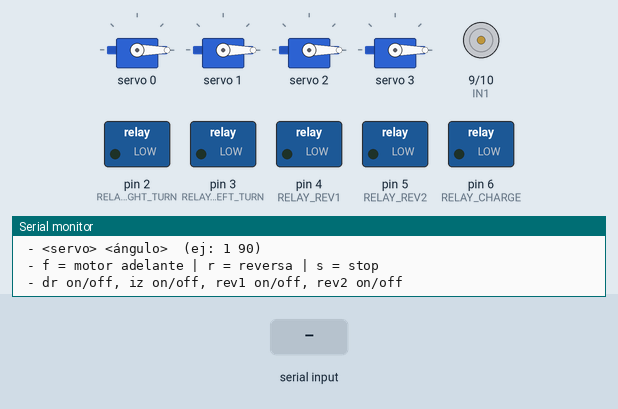
The sketch below on a simulated Arduino Uno, built with avr-gcc and run on an emulated ATmega328P. Shown: 4 × servo, motor-driver pin pairs drawn as motors (green arrow = first pin HIGH = forward, orange = second pin HIGH = backward, longer = more drive), switched loads named in the sketch (green lamp = pin HIGH), the last lines printed to the serial monitor. The inputs (shaded band) are chosen by the test bench.

Above: at 1.2 s.
1.3 s: "f 150\n" received over Serial
At 2.5 s:
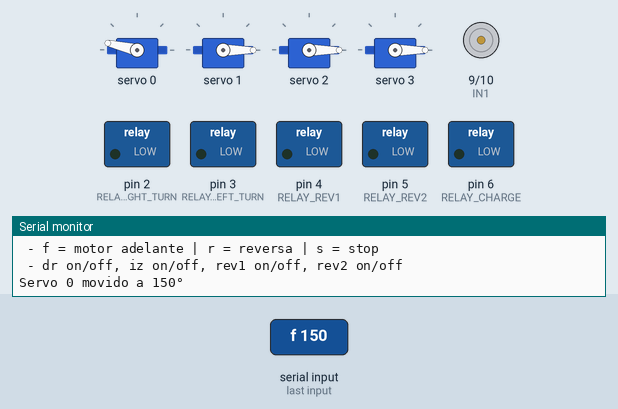
2.8 s: "f\n" received over Serial
At 3.6 s:
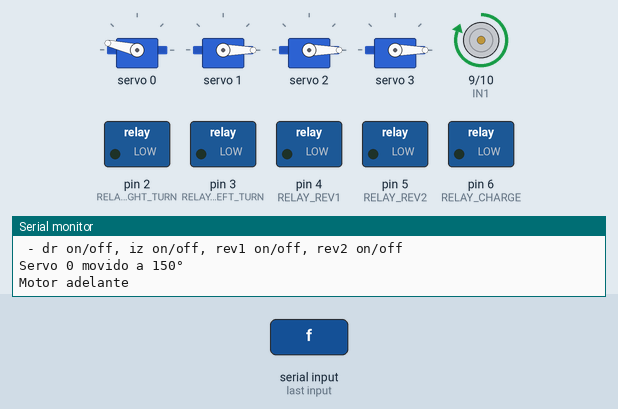
4.3 s: "r\n" received over Serial
At 4.8 s:
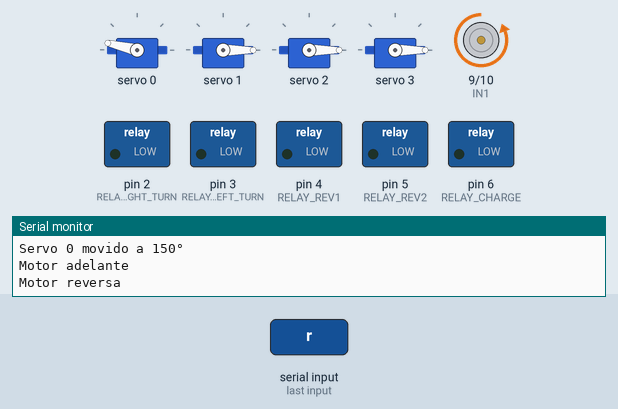
5.8 s: "dr on\n" received over Serial
At 7.0 s:
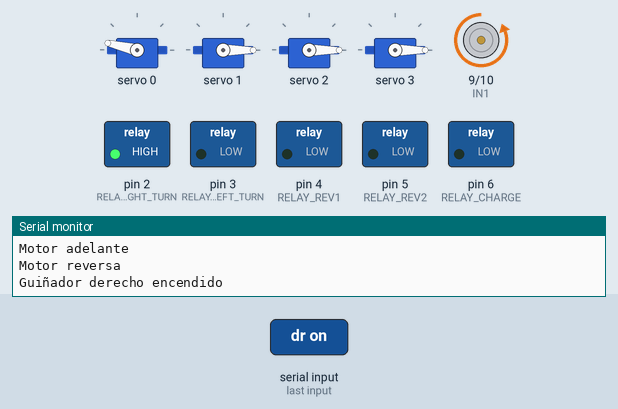
7.3 s: "s\n" received over Serial
At 8.2 s:
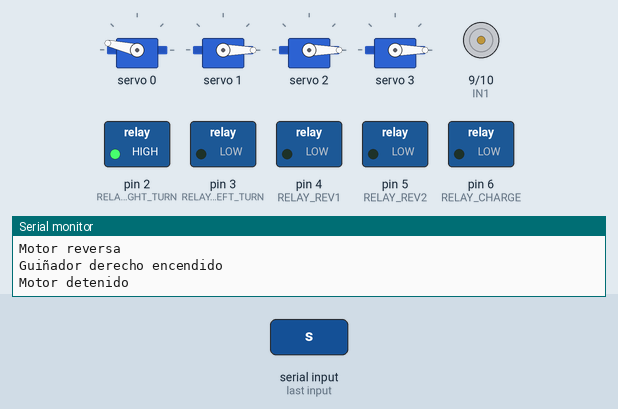
8.8 s: "iz on\n" received over Serial
At 9.4 s:
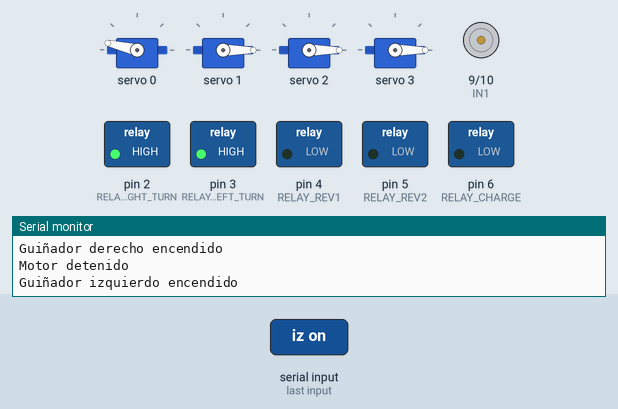
Timing chart, 0 to 11.3 s (numbered marks = the images above; inputs shaded):
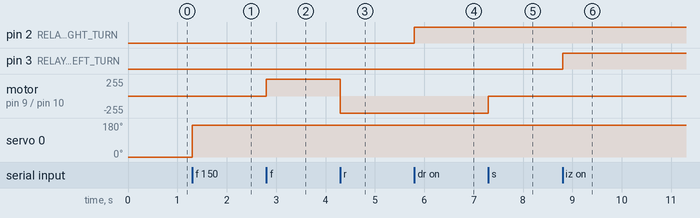

The sketch:

Jpac2_puertas_luces_carga_y_servomotores.ino
```cpp
#include <Wire.h>
#include <Adafruit_PWMServoDriver.h>

Adafruit_PWMServoDriver servos = Adafruit_PWMServoDriver(0x40);

// Pines del L298N
const int IN1 = 9;
const int IN2 = 10;

// Pines para relevadores
const int RELAY_RIGHT_TURN = 2;
const int RELAY_LEFT_TURN  = 3;
const int RELAY_REV1       = 4;
const int RELAY_REV2       = 5;
const int RELAY_CHARGE = 6;
// Pulsos para 0° a 180°
unsigned int pos0 = 102;
unsigned int pos180 = 537;

void setServoAngle(uint8_t servoNum, float angle) {
  if (angle < 0) angle = 0;
  if (angle > 180) angle = 180;
  int pulse = map(angle, 0, 180, pos0, pos180);
  servos.setPWM(servoNum, 0, pulse);
}

void setup() {
  Serial.begin(115200);
  Wire.begin();
  servos.begin();
  servos.setPWMFreq(50);

  for (int i = 0; i < 4; i++) {
    setServoAngle(i, 0);
  }

  pinMode(IN1, OUTPUT);
  pinMode(IN2, OUTPUT);
  digitalWrite(IN1, LOW);
  digitalWrite(IN2, LOW);

  pinMode(RELAY_RIGHT_TURN, OUTPUT);
  pinMode(RELAY_LEFT_TURN, OUTPUT);
  pinMode(RELAY_REV1, OUTPUT);
  pinMode(RELAY_REV2, OUTPUT);
  pinMode(RELAY_CHARGE, OUTPUT);

  digitalWrite(RELAY_CHARGE, LOW);
  digitalWrite(RELAY_RIGHT_TURN, LOW);
  digitalWrite(RELAY_LEFT_TURN, LOW);
  digitalWrite(RELAY_REV1, LOW);
  digitalWrite(RELAY_REV2, LOW);

  Serial.println("Sistema listo.");
  Serial.println("Comandos:");
  Serial.println(" - <servo> <ángulo>  (ej: 1 90)");
  Serial.println(" - f = motor adelante | r = reversa | s = stop");
  Serial.println(" - dr on/off, iz on/off, rev1 on/off, rev2 on/off");
}

void loop() {
  if (Serial.available()) {
    String input = Serial.readStringUntil('\n');
    input.trim();

    // Comandos de motor DC
    if (input == "f") {
      digitalWrite(IN1, HIGH);
      digitalWrite(IN2, LOW);
      Serial.println("Motor adelante");
    } else if (input == "r") {
      digitalWrite(IN1, LOW);
      digitalWrite(IN2, HIGH);
      Serial.println("Motor reversa");
    } else if (input == "s") {
      digitalWrite(IN1, LOW);
      digitalWrite(IN2, LOW);
      Serial.println("Motor detenido");
    }
    // Comandos de relés
    else if (input == "dr on") {
      digitalWrite(RELAY_RIGHT_TURN, HIGH);
      Serial.println("Guiñador derecho encendido");
    } else if (input == "dr off") {
      digitalWrite(RELAY_RIGHT_TURN, LOW);
      Serial.println("Guiñador derecho apagado");
    } else if (input == "iz on") {
      digitalWrite(RELAY_LEFT_TURN, HIGH);
      Serial.println("Guiñador izquierdo encendido");
    } else if (input == "iz off") {
      digitalWrite(RELAY_LEFT_TURN, LOW);
      Serial.println("Guiñador izquierdo apagado");
    } else if (input == "rev1 on") {
      digitalWrite(RELAY_REV1, HIGH);
      Serial.println("Reversa motor 1 activada");
    } else if (input == "rev1 off") {
      digitalWrite(RELAY_REV1, LOW);
      Serial.println("Reversa motor 1 desactivada");
    } else if (input == "rev2 on") {
      digitalWrite(RELAY_REV2, HIGH);
      Serial.println("Reversa motor 2 activada");
    } else if (input == "rev2 off") {
      digitalWrite(RELAY_REV2, LOW);
      Serial.println("Reversa motor 2 desactivada");
    } else if (input == "charge on") {
      digitalWrite(RELAY_CHARGE, HIGH);
      Serial.println("Carga autónoma activada");
    } else if (input == "charge off") {
      digitalWrite(RELAY_CHARGE, LOW);
      Serial.println("Carga autónoma desactivada");
    }
    // Comando de servo
    else {
      int spaceIndex = input.indexOf(' ');
      if (spaceIndex > 0) {
        int servoNum = input.substring(0, spaceIndex).toInt();
        int angle = input.substring(spaceIndex + 1).toInt();

        if (servoNum >= 0 && servoNum <= 15 && angle >= 0 && angle <= 180) {
          setServoAngle(servoNum, angle);
          Serial.print("Servo ");
          Serial.print(servoNum);
          Serial.print(" movido a ");
          Serial.print(angle);
          Serial.println("°");
        } else {
          Serial.println("Error: Servo (0-15) o ángulo (0-180) fuera de rango.");
        }
      } else {
        Serial.println("Entrada no válida. Ejemplo: 1 90");
      }
    }
  }
}
```

Measured:
- after the input at 1.3 s, servo 0: 0° → 167° at once
- after the input at 2.8 s, motor on pin 9 (IN1) / pin 10 (IN2): stopped → forward 255/255 at once
- after the input at 4.3 s, motor on pin 9 (IN1) / pin 10 (IN2): forward 255/255 → backward 255/255 at once
- after the input at 5.8 s, pin 2 (RELAY_RIGHT_TURN): LOW → HIGH at once
- after the input at 7.3 s, motor on pin 9 (IN1) / pin 10 (IN2): backward 255/255 → stopped at once
- after the input at 8.8 s, pin 3 (RELAY_LEFT_TURN): LOW → HIGH at once
